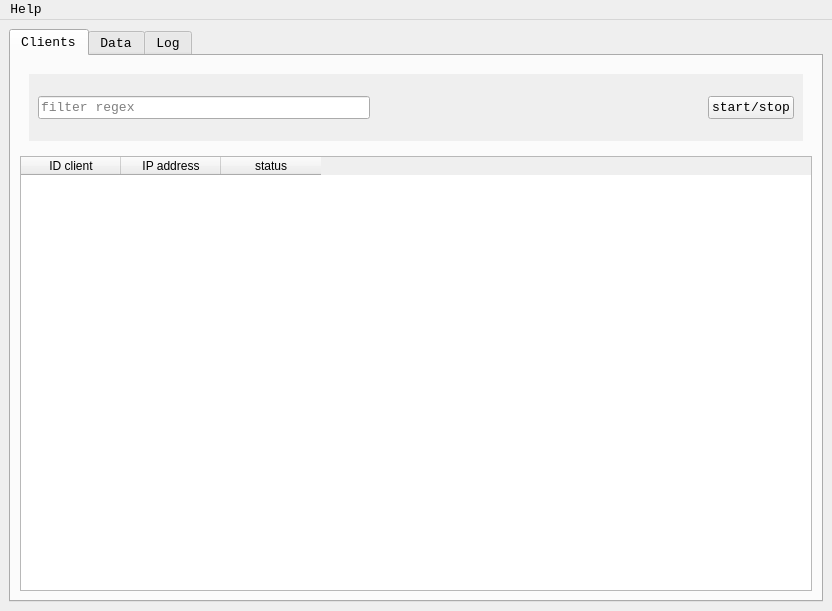
<?xml version="1.0" encoding="UTF-8"?>
<ui version="4.0">
 <class>MainWindow</class>
 <widget class="QMainWindow" name="MainWindow">
  <property name="geometry">
   <rect>
    <x>0</x>
    <y>0</y>
    <width>832</width>
    <height>611</height>
   </rect>
  </property>
  <property name="font">
   <font>
    <family>Monospace</family>
    <pointsize>10</pointsize>
   </font>
  </property>
  <property name="windowTitle">
   <string>MainWindow</string>
  </property>
  <widget class="QWidget" name="centralwidget">
   <property name="sizePolicy">
    <sizepolicy hsizetype="Expanding" vsizetype="Expanding">
     <horstretch>0</horstretch>
     <verstretch>0</verstretch>
    </sizepolicy>
   </property>
   <layout class="QHBoxLayout" name="horizontalLayout_4">
    <item>
     <widget class="QTabWidget" name="tabWidget">
      <property name="tabShape">
       <enum>QTabWidget::TabShape::Rounded</enum>
      </property>
      <property name="currentIndex">
       <number>0</number>
      </property>
      <widget class="QWidget" name="tab_1">
       <property name="toolTip">
        <string>Ctrl+1</string>
       </property>
       <attribute name="title">
        <string>Clients</string>
       </attribute>
       <layout class="QVBoxLayout" name="verticalLayout">
        <item>
         <widget class="QWidget" name="topWidget_tab_1" native="true">
          <property name="sizePolicy">
           <sizepolicy hsizetype="Preferred" vsizetype="Fixed">
            <horstretch>0</horstretch>
            <verstretch>0</verstretch>
           </sizepolicy>
          </property>
          <property name="minimumSize">
           <size>
            <width>0</width>
            <height>85</height>
           </size>
          </property>
          <layout class="QHBoxLayout" name="horizontalLayout_3">
           <item>
            <widget class="QScrollArea" name="scrollArea">
             <property name="enabled">
              <bool>true</bool>
             </property>
             <property name="sizePolicy">
              <sizepolicy hsizetype="Preferred" vsizetype="Ignored">
               <horstretch>0</horstretch>
               <verstretch>0</verstretch>
              </sizepolicy>
             </property>
             <property name="layoutDirection">
              <enum>Qt::LayoutDirection::LeftToRight</enum>
             </property>
             <property name="frameShape">
              <enum>QFrame::Shape::NoFrame</enum>
             </property>
             <property name="frameShadow">
              <enum>QFrame::Shadow::Sunken</enum>
             </property>
             <property name="verticalScrollBarPolicy">
              <enum>Qt::ScrollBarPolicy::ScrollBarAlwaysOff</enum>
             </property>
             <property name="widgetResizable">
              <bool>true</bool>
             </property>
             <widget class="QWidget" name="scrollAreaWidgetContents">
              <property name="geometry">
               <rect>
                <x>0</x>
                <y>0</y>
                <width>774</width>
                <height>67</height>
               </rect>
              </property>
              <property name="sizePolicy">
               <sizepolicy hsizetype="Preferred" vsizetype="Ignored">
                <horstretch>0</horstretch>
                <verstretch>0</verstretch>
               </sizepolicy>
              </property>
              <property name="autoFillBackground">
               <bool>true</bool>
              </property>
              <layout class="QHBoxLayout" name="horizontalLayout">
               <item>
                <widget class="QLineEdit" name="filterInput">
                 <property name="toolTip">
                  <string>Ctrl+f</string>
                 </property>
                 <property name="inputMask">
                  <string notr="true"/>
                 </property>
                 <property name="text">
                  <string notr="true"/>
                 </property>
                 <property name="placeholderText">
                  <string>filter regex</string>
                 </property>
                 <property name="clearButtonEnabled">
                  <bool>false</bool>
                 </property>
                </widget>
               </item>
               <item>
                <spacer name="horizontalSpacer">
                 <property name="orientation">
                  <enum>Qt::Orientation::Horizontal</enum>
                 </property>
                 <property name="sizeHint" stdset="0">
                  <size>
                   <width>138</width>
                   <height>20</height>
                  </size>
                 </property>
                </spacer>
               </item>
               <item>
                <widget class="QPushButton" name="pushButton_start_stop">
                 <property name="text">
                  <string>start/stop</string>
                 </property>
                </widget>
               </item>
              </layout>
             </widget>
            </widget>
           </item>
          </layout>
         </widget>
        </item>
        <item>
         <widget class="QTableWidget" name="tableWidget_clients">
          <column>
           <property name="text">
            <string>ID client</string>
           </property>
          </column>
          <column>
           <property name="text">
            <string>IP address</string>
           </property>
          </column>
          <column>
           <property name="text">
            <string>status</string>
           </property>
          </column>
         </widget>
        </item>
       </layout>
      </widget>
      <widget class="QWidget" name="tab_2">
       <property name="toolTip">
        <string>Ctrl+2</string>
       </property>
       <attribute name="title">
        <string>Data</string>
       </attribute>
       <layout class="QVBoxLayout" name="verticalLayout_3">
        <item>
         <widget class="QTableWidget" name="tableWidget_data">
          <column>
           <property name="text">
            <string>ID clients</string>
           </property>
          </column>
          <column>
           <property name="text">
            <string>data type</string>
           </property>
          </column>
          <column>
           <property name="text">
            <string>data</string>
           </property>
          </column>
          <column>
           <property name="text">
            <string>timestamp</string>
           </property>
          </column>
         </widget>
        </item>
       </layout>
      </widget>
      <widget class="QWidget" name="tab_3">
       <attribute name="title">
        <string>Log</string>
       </attribute>
       <layout class="QVBoxLayout" name="verticalLayout_2">
        <item>
         <widget class="QTextEdit" name="textEdit_log">
          <property name="readOnly">
           <bool>true</bool>
          </property>
         </widget>
        </item>
       </layout>
      </widget>
     </widget>
    </item>
   </layout>
  </widget>
  <widget class="QMenuBar" name="menubar">
   <property name="geometry">
    <rect>
     <x>0</x>
     <y>0</y>
     <width>832</width>
     <height>20</height>
    </rect>
   </property>
   <widget class="QMenu" name="menuHelp">
    <property name="title">
     <string>Help</string>
    </property>
    <widget class="QMenu" name="menulanguage">
     <property name="title">
      <string>language</string>
     </property>
     <addaction name="actionChinese_Simplified_2"/>
     <addaction name="actionEnglish"/>
     <addaction name="actionRussian"/>
    </widget>
    <addaction name="menulanguage"/>
    <addaction name="actionHelp"/>
    <addaction name="actionExit"/>
   </widget>
   <addaction name="menuHelp"/>
  </widget>
  <action name="actionEnglish">
   <property name="text">
    <string>English</string>
   </property>
  </action>
  <action name="actionRussian">
   <property name="text">
    <string>Russian</string>
   </property>
  </action>
  <action name="actionExit">
   <property name="text">
    <string>Exit</string>
   </property>
  </action>
  <action name="actionHelp">
   <property name="text">
    <string>Help</string>
   </property>
  </action>
  <action name="actionChinese_Simplified">
   <property name="text">
    <string>Chinese Simplified</string>
   </property>
  </action>
  <action name="actionChinese_Simplified_2">
   <property name="text">
    <string>Chinese (Simplified)</string>
   </property>
  </action>
 </widget>
 <resources/>
 <connections/>
</ui>
